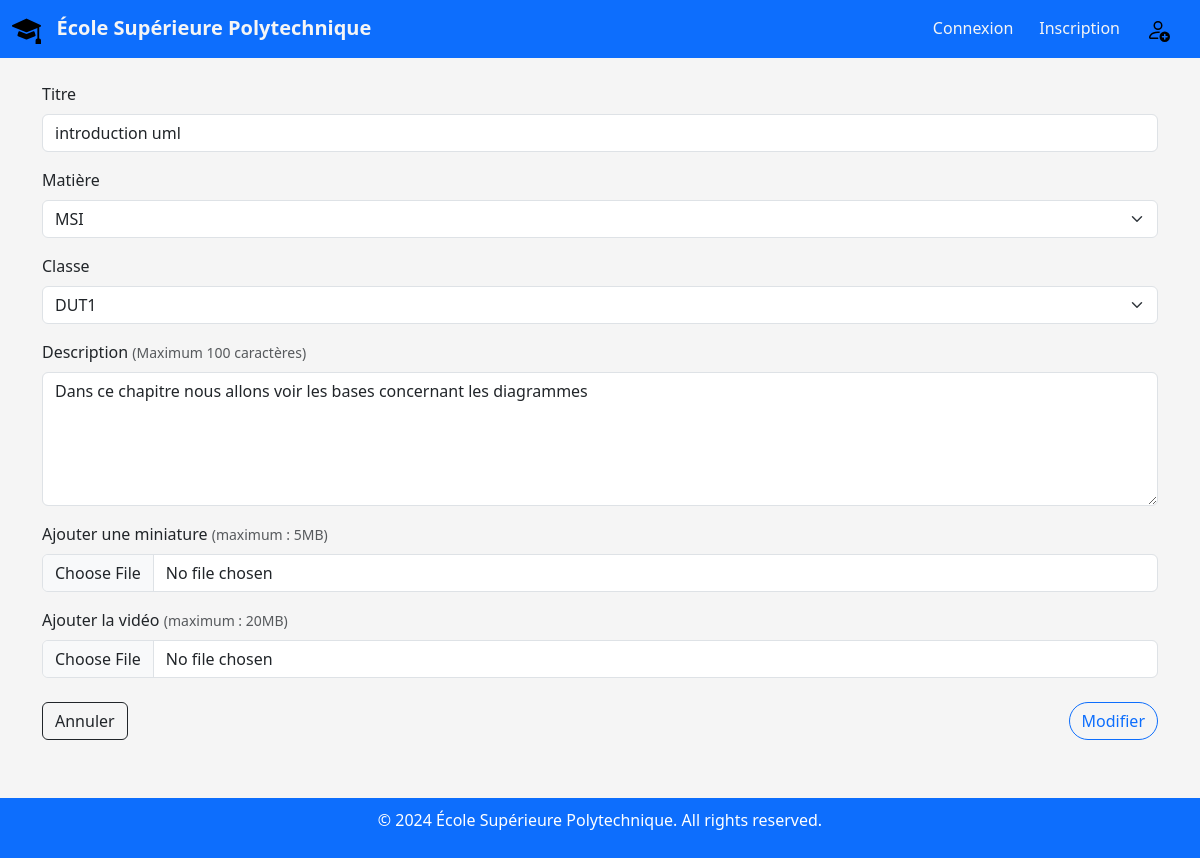
Screenshot of /enseignant/cours/update/4 with the database file from the repository.
### enseignant/models.py (models this page shows, shortened)
class model_Cours(models.Model):
    id = models.AutoField(primary_key=True)
    title = models.CharField(max_length=100)
    subject = models.CharField(max_length=100)
    classe = models.CharField(max_length=15)
    description = models.TextField()
    teacher = models.ForeignKey(User, on_delete=models.CASCADE)
    created_at = models.DateTimeField(auto_now_add=True)
    updated_at = models.DateTimeField(auto_now=True)
    image_file = models.FileField(upload_to='images/')
    video_file = models.FileField(upload_to='videos/')

### enseignant/views.py (the view, shortened to what this page needs)
# urls.py: path('cours/update/<int:id>', views.update_course, name='update_course'),
def update_course(request, id):
    course = get_object_or_404(model_Cours, pk=id)
    if request.method == "GET":
        return render(request, 'cours_t/update.html', {'start': True, 'course': course})

### enseignant/templates/cours_t/update.html (shortened to what this page needs)
{% extends 'main_t/base.html' %}
{% block content %}
{% load static %}
{% if start %}
<form method="post" class="mt-4" enctype="multipart/form-data">
    <div class="mb-3">
        <label for="title" class="form-label">Titre</label>
        <input type="text" class="form-control" id="title" name="title" required value="{{ course.title }}">
    </div>
    <div class="mb-3">
        <label for="subject" class="form-label">Matière</label>
        <select class="form-select" id="subject" name="subject" required>
            <option value="MSI" {% if course.subject == 'MSI' %} selected {% endif %}>MSI</option>
        </select>
    </div>
    <div class="mb-3">
        <label for="classe" class="form-label">Classe</label>
        <select class="form-select" id="classe" name="classe" required>
            <option value="DUT1" {% if course.classe == 'DUT1' %} selected {% endif %}>DUT1</option>
        </select>
    </div>
    <div class="mb-3">
        <label for="description" class="form-label">Description</label>
        <small class="text-muted">(Maximum 100 caractères)</small>
        <textarea class="form-control" id="description" name="description" rows="5" maxlength="100" required>{{ course.description }}</textarea>
    </div>
    <div class="mb-3">
        <label for="image" class="form-label">Ajouter une miniature</label>
        <small class="text-muted">(maximum : 5MB)</small>
        <input type="file" class="form-control" id="image" name="image" accept="image/jpeg, image/png" required>
    </div>
    <div class="mb-3">
        <label for="video" class="form-label">Ajouter la vidéo</label>
        <small class="text-muted">(maximum : 20MB)</small>
        <input type="file" class="form-control" id="video" name="video" accept="video/mp4" required>
    </div>
    <div class="d-flex justify-content-between mb-5 mt-4">
        <a href="/enseignant/cours" class="btn btn-outline-dark">Annuler</a>
        <button type="submit" class="btn btn-outline-primary rounded-5">Modifier</button>
    </div>
</form>
{% endif %}
{% endblock %}

### enseignant/templates/main_t/base.html (style rules this page uses)
body { background-color: #f5f5f5; padding-bottom: 70px; }
.form-control { margin-bottom: 15px; }

### rows the page displays
model_Cours: title "introduction uml", subject "MSI", classe "DUT1", description "Dans ce chapitre nous allons voir les bases concernant les diagrammes"
